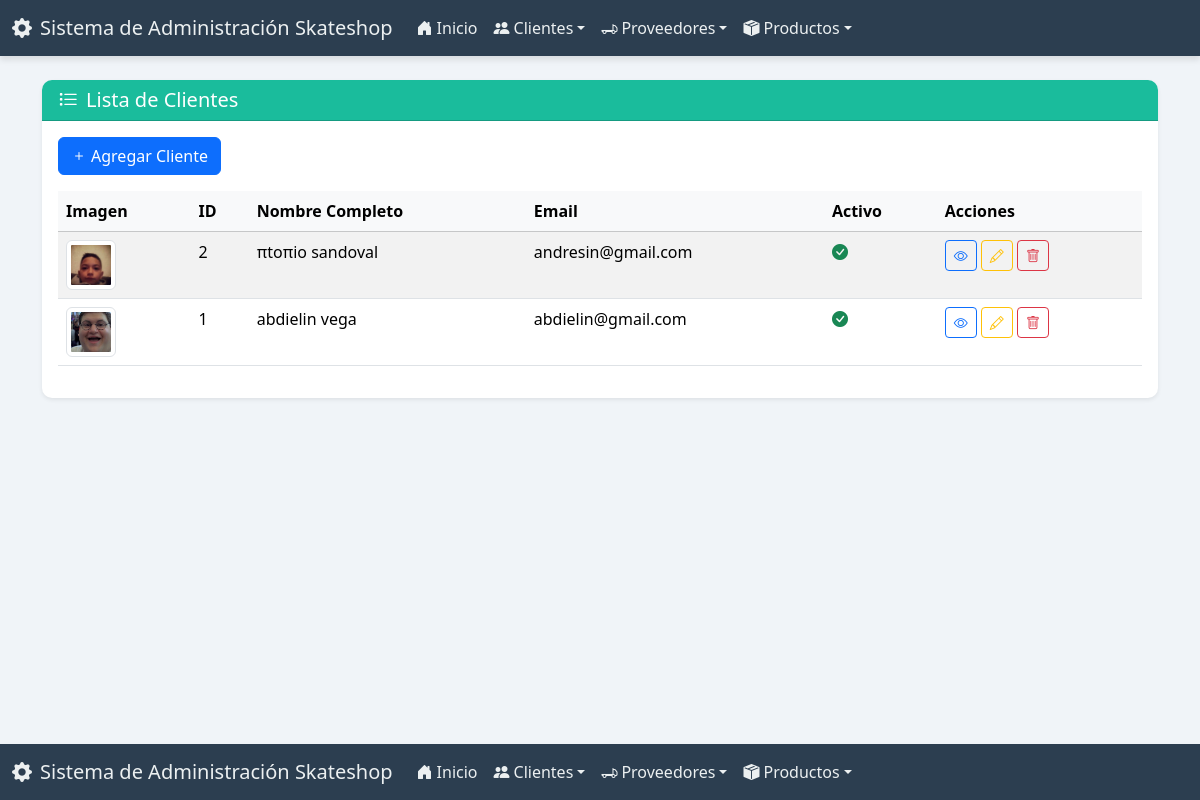
The app's page /cliente/ver/ with its own data.
### app_Skateshop/models.py (models this page shows, shortened)
class Cliente(models.Model):
    nombre = models.CharField(max_length=100)
    apellido = models.CharField(max_length=100)
    email = models.EmailField(unique=True)
    telefono = models.CharField(max_length=15, blank=True, null=True)
    fecha_registro = models.DateField(auto_now_add=True)
    activo = models.BooleanField(default=True)
    imagen = models.ImageField(upload_to='clientes/', blank=True, null=True)

### app_Skateshop/views.py (the view)
# urls.py: path('cliente/ver/', views.ver_clientes, name='ver_clientes'),
def ver_clientes(request):
    clientes = Cliente.objects.all().order_by('apellido')
    context = {'clientes': clientes}
    return render(request, 'cliente/ver_clientes.html', context)

### app_Skateshop/templates/cliente/ver_clientes.html (shortened to what this page needs)
{% extends 'base.html' %}
{% block content %}
<div class="card shadow-sm">
    <div class="card-header bg-info text-dark"><h5 class="mb-0"><i class="bi bi-list-task me-2"></i>Lista de Clientes</h5></div>
    <div class="card-body">
        <a href="{% url 'agregar_cliente' %}" class="btn btn-primary mb-3"><i class="bi bi-plus me-1"></i>Agregar Cliente</a>
        <div class="table-responsive">
            <table class="table table-hover table-striped">
                <thead class="table-light"><tr><th>Imagen</th><th>ID</th><th>Nombre Completo</th><th>Email</th><th>Activo</th><th>Acciones</th></tr></thead>
                <tbody>
                    {% for cliente in clientes %}
                    <tr>
                        <td>
                            {% if cliente.imagen %}
                                <img src="{{ cliente.imagen.url }}" alt="Imagen de {{ cliente.nombre }}" class="img-thumbnail" style="width: 50px; height: 50px; object-fit: cover;">
                            {% else %}
                                <i class="bi bi-person-circle fs-2 text-muted"></i>
                            {% endif %}
                        </td>
                        <td>{{ cliente.pk }}</td>
                        <td>{{ cliente.nombre }} {{ cliente.apellido }}</td>
                        <td>{{ cliente.email }}</td>
                        <td><i class="bi {% if cliente.activo %}bi-check-circle-fill text-success{% else %}bi-x-circle-fill text-danger{% endif %}"></i></td>
                        <td>
                            <a href="#" class="btn btn-sm btn-outline-primary" title="Ver"><i class="bi bi-eye"></i></a>
                            <a href="{% url 'actualizar_cliente' pk=cliente.pk %}" class="btn btn-sm btn-outline-warning" title="Editar"><i class="bi bi-pencil"></i></a>
                            <a href="{% url 'borrar_cliente' pk=cliente.pk %}" class="btn btn-sm btn-outline-danger" title="Borrar"><i class="bi bi-trash"></i></a>
                        </td>
                    </tr>
                    {% empty %}
                    <tr><td colspan="6" class="text-center">No hay clientes registrados.</td></tr>
                    {% endfor %}
                </tbody>
            </table>
        </div>
    </div>
</div>
{% endblock %}

### app_Skateshop/templates/base.html (shortened to what this page needs)
{% load static %}
<!DOCTYPE html>
<html lang="es">
<head>
    <link href="https://cdn.jsdelivr.net/npm/bootstrap@5.3.3/dist/css/bootstrap.min.css"
        rel="stylesheet"
>
    <link rel="stylesheet"
        href="https://cdn.jsdelivr.net/npm/bootstrap-icons@1.11.3/font/bootstrap-icons.min.css">
    <link rel="stylesheet" href="{% static 'css/style.css' %}">
</head>
<body class="page-container">
    <header>
        {% include 'navbar.html' %}
    </header>
    <div class="content-wrap container mt-4">
        {% block content %}
        {% endblock %}
    </div>
    {% include 'footer.html' %}
</body>
</html>

### app_Skateshop/templates/navbar.html (shortened to what this page needs)
<nav class="navbar navbar-expand-lg navbar-dark bg-dark">
    <div class="container-fluid">
        <a class="navbar-brand" href="#"><i class="bi bi-gear-fill me-2"></i>Sistema de Administración Skateshop</a>
        <div class="collapse navbar-collapse" id="navbarNavDropdown">
            <ul class="navbar-nav">
                <li class="nav-item"><a class="nav-link" href="{% url 'inicio_skateshop' %}"><i class="bi bi-house-door-fill me-1"></i>Inicio</a></li>
                <li class="nav-item dropdown">
                    <a class="nav-link dropdown-toggle" href="#" role="button" data-bs-toggle="dropdown"><i class="bi bi-people-fill me-1"></i>Clientes</a>
                </li>
                <li class="nav-item dropdown">
                    <a class="nav-link dropdown-toggle" href="#" role="button" data-bs-toggle="dropdown"><i class="bi bi-truck-flatbed me-1"></i>Proveedores</a>
                </li>
                <li class="nav-item dropdown">
                    <a class="nav-link dropdown-toggle" href="#" role="button" data-bs-toggle="dropdown"><i class="bi bi-box-seam-fill me-1"></i>Productos</a>
                </li>
            </ul>
        </div>
    </div>
</nav>

### app_Skateshop/templates/footer.html (shortened to what this page needs)
<nav class="navbar navbar-expand-lg navbar-dark bg-dark">
    <div class="container-fluid">
        <a class="navbar-brand" href="#"><i class="bi bi-gear-fill me-2"></i>Sistema de Administración Skateshop</a>
        <div class="collapse navbar-collapse" id="navbarNavDropdown">
            <ul class="navbar-nav">
                <li class="nav-item"><a class="nav-link" href="{% url 'inicio_skateshop' %}"><i class="bi bi-house-door-fill me-1"></i>Inicio</a></li>
                <li class="nav-item dropdown">
                    <a class="nav-link dropdown-toggle" href="#" role="button" data-bs-toggle="dropdown"><i class="bi bi-people-fill me-1"></i>Clientes</a>
                </li>
                <li class="nav-item dropdown">
                    <a class="nav-link dropdown-toggle" href="#" role="button" data-bs-toggle="dropdown"><i class="bi bi-truck-flatbed me-1"></i>Proveedores</a>
                </li>
                <li class="nav-item dropdown">
                    <a class="nav-link dropdown-toggle" href="#" role="button" data-bs-toggle="dropdown"><i class="bi bi-box-seam-fill me-1"></i>Productos</a>
                </li>
            </ul>
        </div>
    </div>
</nav>

### static/css/style.css (style rules this page uses)
body { background-color: #f0f4f8; color: #34495e; }
.navbar { background-color: #2c3e50 !important; box-shadow: 0 4px 6px rgba(0, 0, 0, 0.1); }
.navbar-brand, .nav-link { color: #ecf0f1 !important; }
.card { border: none; border-radius: 10px; box-shadow: 0 6px 12px rgba(0, 0, 0, 0.08); }
.card-header { font-weight: bold; border-radius: 10px 10px 0 0 !important; }
.card-header.bg-info { background-color: #1abc9c !important; color: white !important; }
.page-container { display: flex; flex-direction: column; min-height: 100vh; }
.content-wrap { flex: 1; padding-bottom: 70px; }
.table-light { background-color: #bdc3c7 !important; }

### records on screen
Cliente: imagen (picture), pk "2", nombre "πtoπio", apellido "sandoval", email "andresin@gmail.com", activo True (drawn)
Cliente: imagen (picture), pk "1", nombre "abdielin", apellido "vega", email "abdielin@gmail.com", activo True (drawn)
